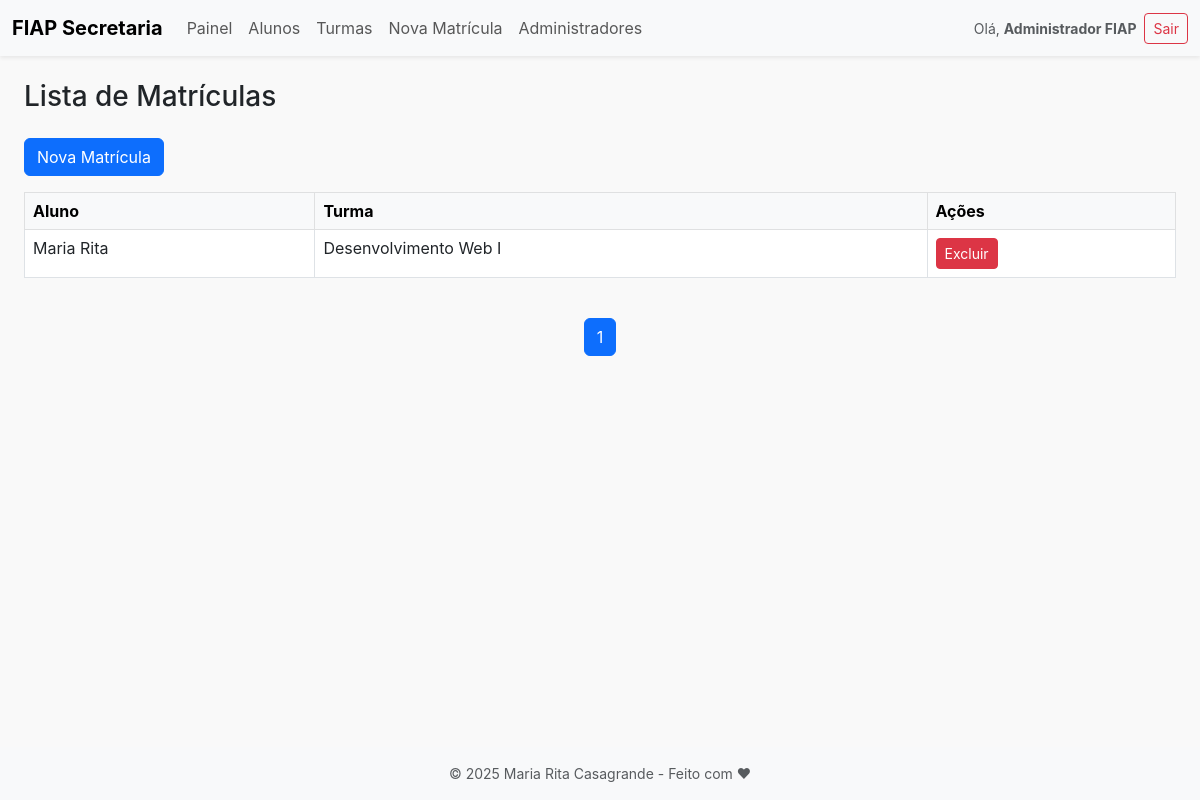
Page /index.php?page=matriculas&action=listar (signed in) on the earlier database version.
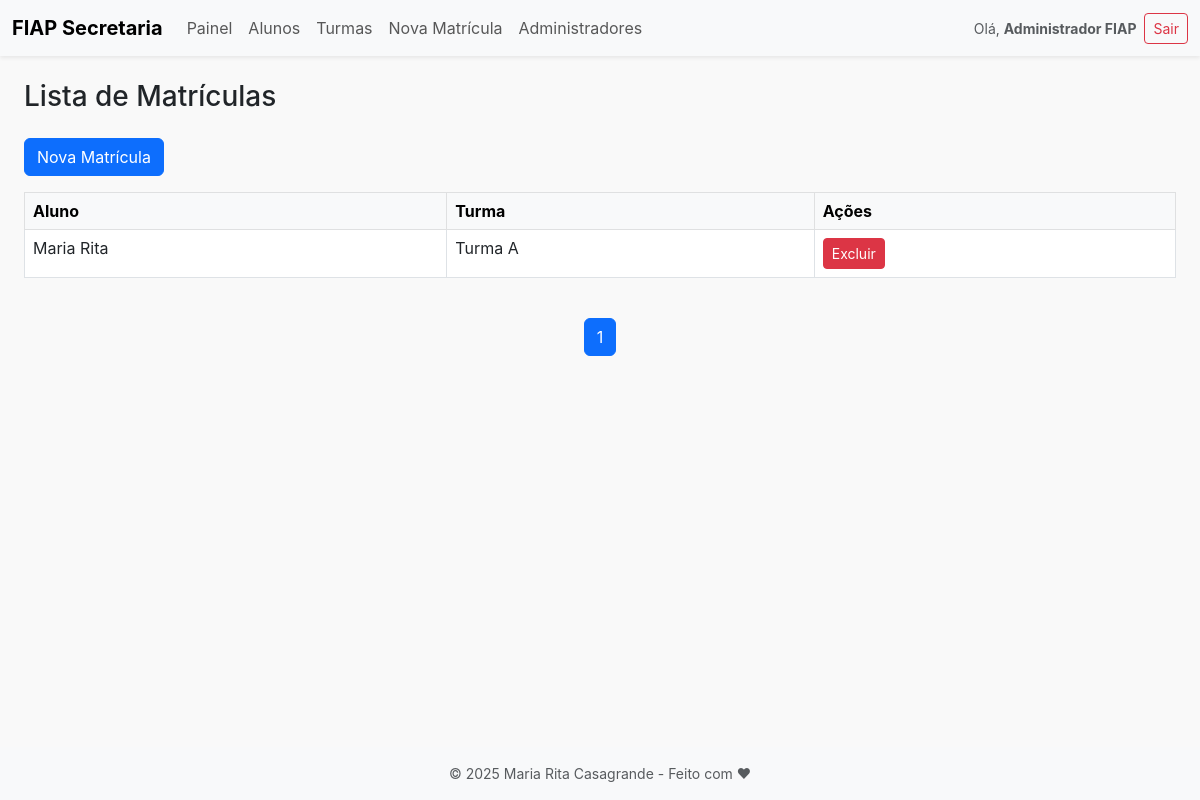
Same page on the later database version.
### tables this page shows
CREATE TABLE matriculas (
    id INT AUTO_INCREMENT PRIMARY KEY,
    aluno_id INT NOT NULL,
    turma_id INT NOT NULL,
    criado_em TIMESTAMP DEFAULT CURRENT_TIMESTAMP,
    UNIQUE (aluno_id, turma_id),
    FOREIGN KEY (aluno_id) REFERENCES alunos(id) ON DELETE CASCADE,
    FOREIGN KEY (turma_id) REFERENCES turmas(id) ON DELETE CASCADE
);

CREATE TABLE turmas (
    id INT AUTO_INCREMENT PRIMARY KEY,
    nome VARCHAR(100) NOT NULL,
    descricao TEXT NOT NULL,
    criado_em TIMESTAMP DEFAULT CURRENT_TIMESTAMP
);

CREATE TABLE alunos (
    id INT AUTO_INCREMENT PRIMARY KEY,
    nome VARCHAR(100) NOT NULL,
    data_nascimento DATE NOT NULL,
    cpf VARCHAR(14) NOT NULL UNIQUE,
    email VARCHAR(100) NOT NULL UNIQUE,
    senha VARCHAR(255) NOT NULL,
    criado_em TIMESTAMP DEFAULT CURRENT_TIMESTAMP
);

### controllers/MatriculaController.php (called while the page is built, shortened)
<?php
require_once BASE_PATH . '/models/Matricula.php';
class MatriculaController
{
    private $model;
    public function __construct()
    {
        $this->model = new Matricula();
    }
    public function listar()
    {
        $pagina = isset($_GET['pagina']) ? max(1, (int) $_GET['pagina']) : 1;
        $limite = 10;
        $turmaId = isset($_GET['turma_id']) ? (int) $_GET['turma_id'] : null;
        $matriculas = $this->model->listar($pagina, $limite, $turmaId);
        $totalPaginas = $this->model->totalPaginas($limite, $turmaId);
        include BASE_PATH . '/views/matriculas/listar.php';
    }
}

### models/Matricula.php (called while the page is built, shortened)
<?php
class Matricula
{
    public function listar($pagina = 1, $limite = 10, $turmaId = null)
    {
        $offset = ($pagina - 1) * $limite;
        $conn = (new Database())->connect();
        $query = "
            SELECT m.*, a.nome AS nome_aluno, t.nome AS nome_turma
            FROM matriculas m
            JOIN alunos a ON m.aluno_id = a.id
            JOIN turmas t ON m.turma_id = t.id
        ";
        $query .= " ORDER BY a.nome ASC LIMIT :limite OFFSET :offset";
        $stmt = $conn->prepare($query);
        $stmt->bindValue(':limite', $limite, PDO::PARAM_INT);
        $stmt->bindValue(':offset', $offset, PDO::PARAM_INT);
        $stmt->execute();
        return $stmt->fetchAll(PDO::FETCH_ASSOC);
    }
    public function totalPaginas($limite = 10, $turmaId = null)
    {
        $conn = (new Database())->connect();
        $sql = "SELECT COUNT(*) AS total FROM matriculas";
        $stmt = $conn->prepare($sql);
        $stmt->execute();
        $total = $stmt->fetch(PDO::FETCH_ASSOC)['total'] ?? 0;
        return ceil($total / $limite);
    }
}

### views/matriculas/listar.php (the view, shortened to what this page needs)
<?php include BASE_PATH . '/views/partials/header.php'; ?>
<div class="container-fluid px-4">
    <h1 class="mb-4 fs-3">
        Lista de Matrículas
    </h1>
    <div class="mb-3">
        <a href="index.php?page=matriculas&action=criar" class="btn btn-primary">Nova Matrícula</a>
    </div>
    <div class="table-responsive">
        <table class="table table-bordered table-hover">
            <thead class="table-light">
                <tr>
                    <th>Aluno</th>
                    <th>Turma</th>
                    <th>Ações</th>
                </tr>
            </thead>
            <tbody>
                <?php if (!empty($matriculas)): ?>
                    <?php foreach ($matriculas as $matricula): ?>
                        <tr>
                            <td><?= htmlspecialchars($matricula['nome_aluno']) ?></td>
                            <td><?= htmlspecialchars($matricula['nome_turma']) ?></td>
                            <td>
                                <a href="index.php?page=matriculas&action=excluir&id=<?= $matricula['id'] ?>"
                                    class="btn btn-sm btn-danger"
                                    onclick="return confirm('Tem certeza que deseja excluir esta matrícula?')">Excluir</a>
                            </td>
                        </tr>
                    <?php endforeach; ?>
                <?php else: ?>
                    <tr>
                        <td colspan="3" class="text-center">Nenhuma matrícula encontrada.</td>
                    </tr>
                <?php endif; ?>
            </tbody>
        </table>
    </div>
    <nav class="mt-4">
        <ul class="pagination justify-content-center">
            <?php for ($i = 1; $i <= $totalPaginas; $i++): ?>
                <li class="page-item <?= ($i == ($_GET['pagina'] ?? 1)) ? 'active' : '' ?>">
                    <a class="page-link"
                        href="index.php?page=matriculas&action=listar&pagina=<?= $i ?><?= isset($_GET['turma_id']) ? '&turma_id=' . (int) $_GET['turma_id'] : '' ?>">
                        <?= $i ?>
                    </a>
                </li>
            <?php endfor; ?>
        </ul>
    </nav>
</div>
<?php include BASE_PATH . '/views/partials/footer.php'; ?>

Differences in the rows shown:
changed through a linked row, matriculas "Maria Rita": turma.nome "Desenvolvimento Web I" → "Turma A"
